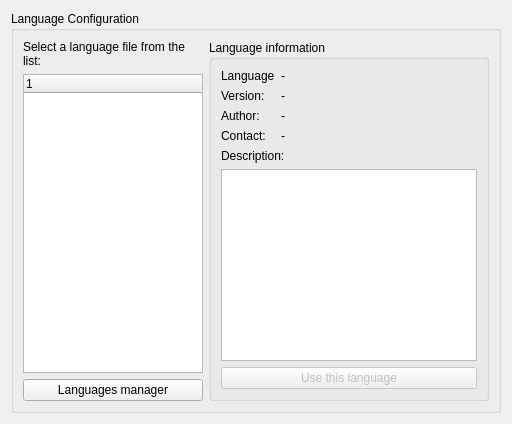
     <widget class="QWidget" name="pgLanguage">
      <layout class="QGridLayout">
       <item row="0" column="0">
        <widget class="QGroupBox" name="gpbLanguage">
         <property name="title">
          <string>Language Configuration </string>
         </property>
         <layout class="QGridLayout" name="gridLayout_1">
          <item row="0" column="0">
           <widget class="QLabel" name="lblSelectLanguage">
            <property name="text">
             <string>Select a language file from the list:</string>
            </property>
            <property name="wordWrap">
             <bool>true</bool>
            </property>
           </widget>
          </item>
          <item row="1" column="0">
           <widget class="QTreeWidget" name="lsvLanguages">
            <property name="maximumSize">
             <size>
              <width>180</width>
              <height>16777215</height>
             </size>
            </property>
            <property name="whatsThis">
             <string>List with all installed languages</string>
            </property>
            <property name="accessibleName">
             <string>Languages list</string>
            </property>
            <property name="accessibleDescription">
             <string>List with all installed languages</string>
            </property>
            <property name="selectionBehavior">
             <enum>QAbstractItemView::SelectRows</enum>
            </property>
            <property name="iconSize">
             <size>
              <width>18</width>
              <height>18</height>
             </size>
            </property>
            <property name="rootIsDecorated">
             <bool>false</bool>
            </property>
            <property name="uniformRowHeights">
             <bool>true</bool>
            </property>
            <property name="itemsExpandable">
             <bool>false</bool>
            </property>
            <property name="allColumnsShowFocus">
             <bool>true</bool>
            </property>
            <property name="wordWrap">
             <bool>true</bool>
            </property>
            <column>
             <property name="text">
              <string>1</string>
             </property>
            </column>
           </widget>
          </item>
          <item row="2" column="0">
           <widget class="QPushButton" name="btnAddNewLanguages">
            <property name="text">
             <string>Languages manager</string>
            </property>
           </widget>
          </item>
          <item row="0" column="1" rowspan="3">
           <widget class="QGroupBox" name="gpbLanguageInfo">
            <property name="sizePolicy">
             <sizepolicy hsizetype="Expanding" vsizetype="Preferred">
              <horstretch>0</horstretch>
              <verstretch>0</verstretch>
             </sizepolicy>
            </property>
            <property name="title">
             <string>Language information</string>
            </property>
            <layout class="QGridLayout" name="gridLayout_2">
             <item row="0" column="0">
              <widget class="QLabel" name="lblLanguageTitle">
               <property name="sizePolicy">
                <sizepolicy hsizetype="Fixed" vsizetype="Preferred">
                 <horstretch>0</horstretch>
                 <verstretch>0</verstretch>
                </sizepolicy>
               </property>
               <property name="text">
                <string>Language</string>
               </property>
              </widget>
             </item>
             <item row="0" column="1">
              <widget class="QLabel" name="lblLanguage">
               <property name="text">
                <string>-</string>
               </property>
              </widget>
             </item>
             <item row="1" column="0">
              <widget class="QLabel" name="lblVersionTitle">
               <property name="sizePolicy">
                <sizepolicy hsizetype="Fixed" vsizetype="Preferred">
                 <horstretch>0</horstretch>
                 <verstretch>0</verstretch>
                </sizepolicy>
               </property>
               <property name="text">
                <string>Version:</string>
               </property>
              </widget>
             </item>
             <item row="1" column="1">
              <widget class="QLabel" name="lblVersion">
               <property name="text">
                <string>-</string>
               </property>
              </widget>
             </item>
             <item row="2" column="0">
              <widget class="QLabel" name="lblAuthorTitle">
               <property name="sizePolicy">
                <sizepolicy hsizetype="Fixed" vsizetype="Preferred">
                 <horstretch>0</horstretch>
                 <verstretch>0</verstretch>
                </sizepolicy>
               </property>
               <property name="text">
                <string>Author:</string>
               </property>
              </widget>
             </item>
             <item row="2" column="1">
              <widget class="QLabel" name="lblAuthor">
               <property name="text">
                <string>-</string>
               </property>
              </widget>
             </item>
             <item row="3" column="0">
              <widget class="QLabel" name="lblContactTitle">
               <property name="sizePolicy">
                <sizepolicy hsizetype="Fixed" vsizetype="Preferred">
                 <horstretch>0</horstretch>
                 <verstretch>0</verstretch>
                </sizepolicy>
               </property>
               <property name="text">
                <string>Contact:</string>
               </property>
              </widget>
             </item>
             <item row="3" column="1">
              <widget class="QLabel" name="lblContact">
               <property name="text">
                <string>-</string>
               </property>
               <property name="openExternalLinks">
                <bool>true</bool>
               </property>
              </widget>
             </item>
             <item row="4" column="0" colspan="2">
              <widget class="QLabel" name="lblDescription">
               <property name="text">
                <string>Description:</string>
               </property>
              </widget>
             </item>
             <item row="5" column="0" colspan="2">
              <widget class="QTextBrowser" name="rchDescription"/>
             </item>
             <item row="6" column="0" colspan="2">
              <widget class="QPushButton" name="btnUseThis">
               <property name="enabled">
                <bool>false</bool>
               </property>
               <property name="text">
                <string>Use this language</string>
               </property>
              </widget>
             </item>
            </layout>
           </widget>
          </item>
         </layout>
        </widget>
       </item>
      </layout>
     </widget>
